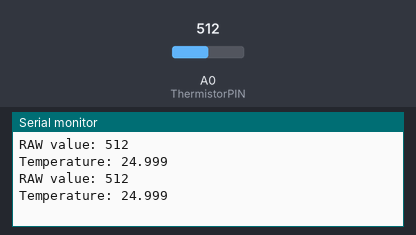
Recording of a sketch running on a simulated Arduino Uno, built with avr-gcc and run on an emulated ATmega328P. Shown: the last lines printed to the serial monitor. Inputs (shaded band) come from the test bench; at power-on: A0 (ThermistorPIN) = 512.

Above: at 2.8 s.
2.9 s: A0 (ThermistorPIN) set to 716
At 4.5 s:
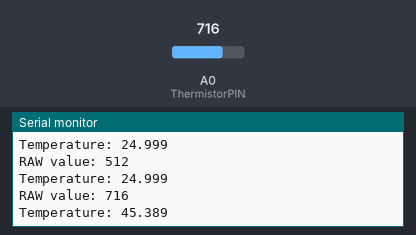
5.6 s: A0 (ThermistorPIN) set to 900
At 7.3 s:
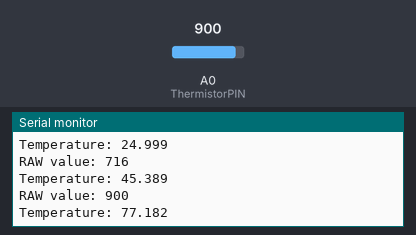
Timing chart, 0 to 8.8 s (numbered marks = the images above; inputs shaded):
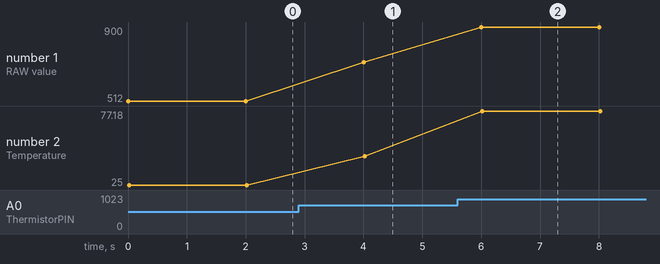

The sketch:

3-Thermistor.ino
```cpp
#include <math.h>
#define ThermistorPIN 0

void setup() {

  Serial.begin(9600);
  while(!Serial);
}

void loop() {
  int analogValue = analogRead(ThermistorPIN);
  Serial.print("RAW value: ");
  Serial.println(analogValue);
  double temp = Thermistor(analogValue);
  Serial.print("Temperature: ");
  printDouble(temp, 3);
  Serial.println();
  delay(2000);
}

double Thermistor(int RawADC) {

  long Resistance;
  double Temp;

  Resistance = 10000.0*((1024.0 / RawADC) - 1);
  Temp = log(Resistance);
  Temp = 1 / (0.001129148 + (0.000234125 * Temp) + (0.0000000876741 * Temp * Temp * Temp));
  Temp = Temp - 273.15;
  return Temp;
}

// Thanks to mem (http://forum.arduino.cc/index.php?topic=44216.0)
void printDouble( double val, byte precision){

 Serial.print (int(val));

 if( precision > 0) {

    Serial.print(".");

    unsigned long frac;
    unsigned long mult = 1;
    byte padding = precision -1;
    while(precision--) mult *= 10;

    if(val >= 0) frac = (val - int(val)) * mult;
    else frac = (int(val)- val ) * mult;

    unsigned long frac1 = frac;
    while(frac1 /= 10) padding--;
    while( padding--) Serial.print("0");
    Serial.print(frac, DEC);
  }
}
```

Measured:
- after the input at 2.9 s, the serial monitor: prints a new line after 1.1 s (image 1)
- after the input at 5.6 s, the serial monitor: prints a new line after 0.40 s (image 2)
- plotted number 1: 512 → 716 after the input at 2.9 s, 716 → 900 after the input at 5.6 s
- plotted number 2: 25 → 45.39 after the input at 2.9 s, 45.39 → 77.18 after the input at 5.6 s
